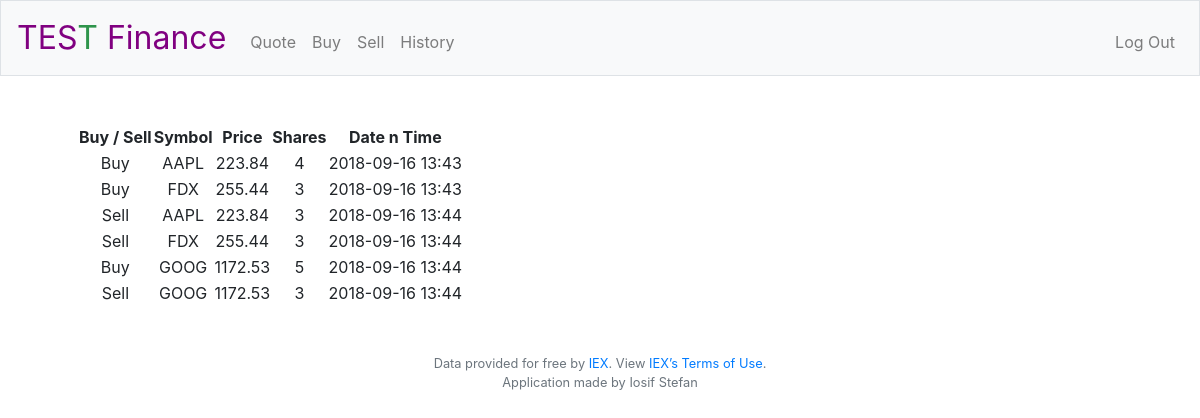
Screenshot of /history (signed in) with the database file from the repository.
### tables this page shows
CREATE TABLE "history" (
	"id"	INTEGER NOT NULL PRIMARY KEY AUTOINCREMENT UNIQUE,
	"user_id"	INTEGER NOT NULL,
	"buy_sell"	TEXT NOT NULL,
	"symbol"	TEXT NOT NULL,
	"price"	NUMERIC NOT NULL,
	"shares"	INTEGER NOT NULL,
	"date_time"	INTEGER NOT NULL
);

### application.py (the view)
@app.route("/history")
@login_required
def history():
    q = db.execute("SELECT * FROM history WHERE user_id = :uid", uid = session["user_id"])
    return render_template("history.html", items = q)

### application.py (called while the page is built)
@app.after_request
def after_request(response):
    response.headers["Cache-Control"] = "no-cache, no-store, must-revalidate"
    response.headers["Expires"] = 0
    response.headers["Pragma"] = "no-cache"
    return response

### helpers.py (called while the page is built)
def login_required(f):
    @wraps(f)
    def decorated_function(*args, **kwargs):
        if session.get("user_id") is None:
            return redirect("/login")
        return f(*args, **kwargs)
    return decorated_function

### templates/history.html (shortened to what this page needs)
{% extends "layout.html" %}
{% block main %}
<div>
	<table>
		<tr>
			<th>Buy / Sell</th>
			<th>Symbol</th>
			<th>Price</th>
			<th>Shares</th>
			<th>Date n Time</th>
		</tr>
		{% for item in items %}
			<TR>
				<TD> {{ item.buy_sell }} </TD>
				<TD> {{ item.symbol }} </TD>
				<TD> {{ item.price }} </TD>
				<TD> {{ item.shares }} </TD>
				<TD> {{ item.date_time }} </TD>
			</TR>
		{% endfor %}
	</table>
</div>
{% endblock %}

### templates/layout.html (shortened to what this page needs)
<!DOCTYPE html>
<html lang="en">
    <head>
        <link href="https://maxcdn.bootstrapcdn.com/bootstrap/4.0.0-beta.2/css/bootstrap.min.css" rel="stylesheet"/>
        <link href="/static/styles.css" rel="stylesheet"/>
    </head>
    <body>
        <nav class="navbar navbar-expand-md navbar-light bg-light border">
            <a class="navbar-brand" href="/"><span class="blue">T</span><span class="red">E</span><span class="yellow">S</span><span class="green">T</span> <span class="red">Finance</span></a>
            <div class="collapse navbar-collapse" id="navbar">
                {% if session.user_id %}
                    <ul class="navbar-nav mr-auto mt-2">
                        <li class="nav-item"><a class="nav-link" href="/quote">Quote</a></li>
                        <li class="nav-item"><a class="nav-link" href="/buy">Buy</a></li>
                        <li class="nav-item"><a class="nav-link" href="/sell">Sell</a></li>
                        <li class="nav-item"><a class="nav-link" href="/history">History</a></li>
                    </ul>
                    <ul class="navbar-nav ml-auto mt-2">
                        <li class="nav-item"><a class="nav-link" href="/logout">Log Out</a></li>
                    </ul>
                {% else %}
                    <ul class="navbar-nav ml-auto mt-2">
                        <li class="nav-item"><a class="nav-link" href="/register">Register</a></li>
                        <li class="nav-item"><a class="nav-link" href="/login">Log In</a></li>
                    </ul>
                {% endif %}
            </div>
        </nav>
        <main class="container p-5">
            {% block main %}{% endblock %}
        </main>
        <footer class="small text-center text-muted">
            Data provided for free by <a href="https://iextrading.com/developer">IEX</a>. View <a href="https://iextrading.com/api-exhibit-a/">IEX’s Terms of Use</a>.
            <br>
            Application made by Iosif Stefan
        </footer>
    </body>
</html>

### static/styles.css (style rules this page uses)
nav .navbar-brand { font-size: xx-large; }
nav .navbar-brand .blue { color: purple; }
nav .navbar-brand .red { color: purple; }
nav .navbar-brand .yellow { color: purple; }
nav .navbar-brand .green { color: #2e944b; }
main { overflow-x: auto; text-align: center; }

### rows the page displays
history: buy_sell "Buy", symbol "AAPL", price "223.84", shares "4", date_time "2018-09-16 13:43"
history: buy_sell "Buy", symbol "FDX", price "255.44", shares "3", date_time "2018-09-16 13:43"
history: buy_sell "Sell", symbol "AAPL", price "223.84", shares "3", date_time "2018-09-16 13:44"
history: buy_sell "Sell", symbol "FDX", price "255.44", shares "3", date_time "2018-09-16 13:44"
history: buy_sell "Buy", symbol "GOOG", price "1172.53", shares "5", date_time "2018-09-16 13:44"
history: buy_sell "Sell", symbol "GOOG", price "1172.53", shares "3", date_time "2018-09-16 13:44"
